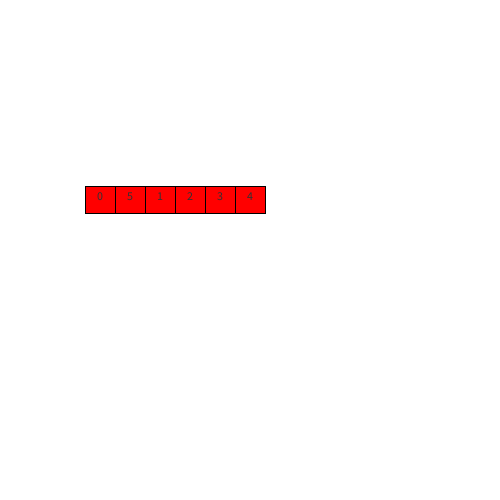
Frame 1 (no input)
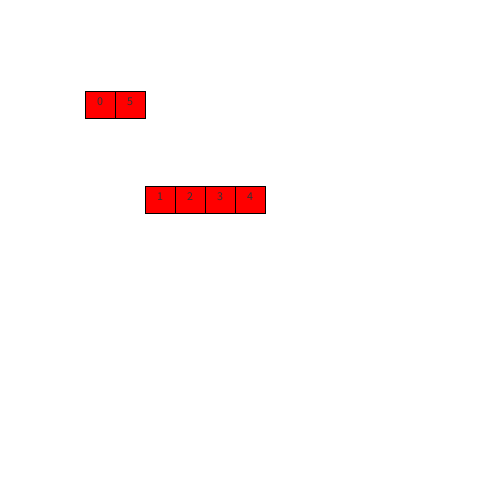
Frame 60 (the mouse pressed at the canvas centre just before this capture)
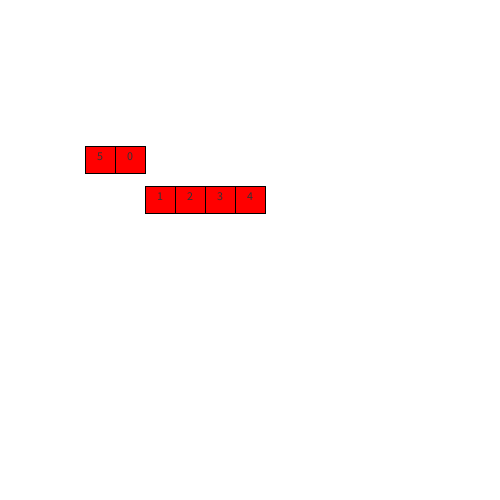
Frame 120 (the mouse held since frame 60 and released just before this capture)

The Processing sketch that drew these frames (run headless with seeded random() and noise(); from frame 60 on, the mouse is pressed at the canvas centre):

// Processing sketch: main
// ── main.pde
/* @pjs pauseOnBlur=true; 
 */

// Aryan Goharzad

//TODO : THESE ARE OUTSIDE EVERYTHING, HAVE TO MOVE SOMEWHERE ELSE

// Constants : 
  final String CMD_RaiseTwo = "raiseTwo";
  final String CMD_LowerTwo = "lowerTwo";
  final String CMD_SwapTwo = "swapTwo";

  final String ALGOR_BUBBLE = "Bubble_Sort";
  final String ALGOR_INSERTION = "Insertion_Sort";
  final String ALGOR_SELECTION = "Selection_Sort";
  
  String input_algor;// = "";//ALGOR_BUBBLE;
  
// End of constants

Prison prison1;
AnimList animList = new AnimList();




void bubbleSort(AnimList animList,int[] input_array){  
   int j;
   boolean flag = true;   // set flag to true to begin first pass
   int temp;   //holding variable

   while ( flag )
   {
          flag= false;    //set flag to false awaiting a possible swap
          for( j=0;  j < input_array.length -1;  j++ )
          {
                 if ( input_array[ j ] < input_array[j+1] )   // change to > for ascending sort
                 {
                       animList.addAnim(CMD_RaiseTwo,j,j+1,prison1);
                       animList.nextFrame();
                       animList.addAnim(CMD_SwapTwo,j,j+1,prison1);
                       animList.nextFrame();
                       animList.addAnim(CMD_LowerTwo,j,j+1,prison1);
                       animList.nextFrame();
                         
                        temp = input_array[ j ];                //swap elements
                        input_array[ j ] = input_array[ j+1 ];
                        input_array[ j+1 ] = temp;
                        flag = true;              //shows a swap occurred  
                } 
          } 
    } 
}

void insertionSort(AnimList animList,int[] input_array)
{
     int j;                     // the number of items sorted so far
     int key;                // the item to be inserted
     int i;  

     for (j = 1; j < input_array.length; j++)    // Start with 1 (not 0)
    {
           key =input_array[ j ];
           for(i = j - 1; (i >= 0) && (input_array[ i ] < key); i--)   // Smaller values are moving up
          {
                 input_array[ i+1 ] = input_array[ i ];
                 animList.addAnim(CMD_RaiseTwo,i,i+1,prison1);
                 animList.nextFrame();
                 animList.addAnim(CMD_SwapTwo,i,i+1,prison1);
                 animList.nextFrame();
                 animList.addAnim(CMD_LowerTwo,i,i+1,prison1);
                 animList.nextFrame();                 
          }
         input_array[ i+1 ] = key;    // Put the key in its proper location
     }
}

void selectionSort(AnimList animList,int[] input_array)
{
     int i, j, first, temp;  
     for ( i = input_array.length - 1; i > 0; i-- )  
     {
          first = 0;   //initialize to subscript of first element
          for(j = 1; j <= i; j ++)   //locate smallest element between positions 1 and i.
          {
               if( input_array[ j ] <input_array[ first ] )         
                 first = j;
          }
          if (first == i) continue; // Extra line?
          animList.addAnim(CMD_RaiseTwo,first,i,prison1);
          animList.nextFrame();
          animList.addAnim(CMD_SwapTwo,first,i,prison1);
          animList.nextFrame();
          animList.addAnim(CMD_LowerTwo,first,i,prison1);
          animList.nextFrame();
          temp = input_array[ first ];   //swap smallest found with element in position i.
          input_array[ first ] = input_array[ i ];
          input_array[ i ] = temp; 
      }           
}

void setAlgor (String algor){
  println("algor set");
  input_algor = algor;
  println(input_algor);
}

Boolean firstRun = false;

void setup() {  
  if(!firstRun){
    print("SETTTUP");
   firstRun = true; 
  }
  print("SETTTUP");
  size(500,500);
  int[] input_array = {0,5,1,2,3,4};
  
  prison1 = new Prison(input_array);
  
   bubbleSort(animList, input_array);
  /*
  if (input_algor == ALGOR_BUBBLE) {
    bubbleSort(animList, input_array);
    print("bubbleSort");  
  } else if (input_algor == ALGOR_INSERTION ) { 
    insertionSort(animList, input_array);
    print("insertionSort");    
  } else if (input_algor == ALGOR_SELECTION) {
    selectionSort(animList, input_array);
    print("selectionSort");
  } else {
    print("non");
  }
  //selectionSort(animList, input_array);
  
  //insertionSort(animList, input_array);
  */
  animList.addPrison(prison1);
  animList.animReady();
  

}

void draw() {
  background(255);
  prison1.display();
  animList.run_anims();
  
}

class AnimList{
  ArrayList anims;  
  ArrayList prisons;
  int anim_group_index;
  String state;
    AnimList(){       
      anim_group_index = 0;
      anims = new ArrayList();       
      prisons = new ArrayList();
      state = "START";
    }

    void animReady(){
      state="READY";
    }
    
    void nextFrame(){
      addAnim("nextFrame",0,0,prison1);
    }

    void addAnim(String cmd,int x, int y,Object obj){
      Anim newAnim = new Anim(cmd,x,y,obj);            
      anims.add(newAnim);           
    }    
    
    void addPrison(Prison newPrison){
      prisons.add(newPrison);
    }

    void run_anims(){      
      if(state=="READY"){
        doTopAnim();
        state ="MOVING";
      }
      if(state=="MOVING"){        
        //println("MOVING:");
        //println(anims.size());
        if(anims.size() > 0 ){

          //Anim topAnim = (Anim)anims.get(0);
          Prison topPrison = (Prison)prisons.get(0);

          Boolean moveAllBoolean = topPrison.move_all();          
          if(moveAllBoolean){
            //println("done one anim");
            state="READY";
          }
        }else{
          state="DONE";
        }
      }else if(state=="DONE"){
        //println("====================");
        //doTopAnim();        
      } else {
       //println("ERROR"); 
      }
    }

    boolean thereYet(){
      Anim topAnim = (Anim)anims.get(0);
      Prison topPrison = (Prison)prisons.get(0);
      return topPrison.thereYet(topAnim.a);
    }

    void doTopAnim(){
      //println("doing top anim");
      if(anim_group_index < anims.size()){
        Anim topAnim;
        Prison topPrison = (Prison)prisons.get(0);
        
        while(anim_group_index<anims.size()){
          
          topAnim = (Anim)anims.get(anim_group_index);
          
          // setGoal according to top anim
          
          if(topAnim.command=="raise"){
            //println("found raise");
            topPrison.setGoal(topAnim.a,100,200,20,40);
            state="Setting raise";
          }else if(topAnim.command==CMD_RaiseTwo){
            //println("----raiseTwo----");
          
            int cellA = topAnim.a;
            int cellB = topAnim.b;                       
            
            topPrison.setGoal(cellA,
                            topPrison.cells[cellA].xpos,
                            topPrison.cells[cellA].ypos-100
                            ,20,40);
            
            topPrison.setGoal(cellB,
                              topPrison.cells[cellB].xpos,
                              topPrison.cells[cellB].ypos-100
                              ,20,40);                             
                 
          }else if(topAnim.command==CMD_SwapTwo){
            //println("----swap----");
            int cellAIndex = topAnim.a;
            int cellBIndex = topAnim.b;
            Cell cellA = topPrison.cells[cellAIndex];
            Cell cellB = topPrison.cells[cellBIndex];
            
            topPrison.setGoal(cellAIndex,
                            cellB.xpos,
                            cellB.ypos
                            ,20,40);
            
            topPrison.setGoal(cellBIndex,
                              cellA.xpos,
                              cellA.ypos
                              ,20,40);
                                
            // swap A  & B:
            topPrison.cells[cellAIndex] = cellB;
            topPrison.cells[cellBIndex] = cellA;
          }else if(topAnim.command==CMD_LowerTwo){
            //println("----lowerTwo----");
            int cellA = topAnim.a;
            int cellB = topAnim.b;                       
            
            topPrison.setGoal(cellA,
                            topPrison.cells[cellA].xpos,
                            topPrison.cells[cellA].ypos+100
                            ,20,40);
            
            topPrison.setGoal(cellB,
                              topPrison.cells[cellB].xpos,
                              topPrison.cells[cellB].ypos+100
                              ,20,40);          
          } else if (topAnim.command=="nextFrame"){
            anim_group_index++;
            break;
          }
       anim_group_index++;      
      }// end of 
    }
        
    }
}

class Anim{
  public String command;
  public int a, b;
  public Object obj;
  Anim(String cmd,int firstElement, int secondElement,Object obj ){
    command = cmd;
    a = firstElement;
    b =secondElement;
  }
}

class Prison {
  public Cell[] cells;
  int cell_width ;
  int cell_height;
 
  Prison(int cell_nums){
    cells = new Cell[cell_nums];
    cell_width=30;
    cell_height=27;
    for(int i=0;i<cell_nums;i++){
      cells[i] = new Cell(i,100+i*cell_width,200,cell_width,cell_height);
    }
  }
  
  Prison(int [] cell_values){
    int cell_nums = cell_values.length;
    cells = new Cell[cell_values.length];
    cell_width=30;
    cell_height=27;
    for(int i=0;i<cell_nums;i++){
      cells[i] = new Cell(cell_values[i],100+i*cell_width,200,cell_width,cell_height);
    }
  }
  
  void setGoal(int i,float x, float y ,int t,int max){
    //println("Setting goal cell:" + i + " x: " + x + " y: " + y);
    cells[i].setGoal(x,y,t,max);
  }

  boolean  thereYet(int i){
    //print("\nChecknig thereYet");
    //print(i);
    
    return cells[i].thereYet();
  }

  void display(){
    for(int i=0;i<cells.length;i++){
      cells[i].display();
    }    
  }
  boolean move_all(){
    //print("\nMove All");
    boolean non_moving = true;
    boolean all_reached = true;
    for(int i=0;i<cells.length;i++){
      if(cells[i].state=="MOVING"){
        non_moving = false;
        //println("Moving cell:");
        //println(i);
        Boolean gotoGoalBoolean = cells[i].gotoGoal();
        all_reached = all_reached & gotoGoalBoolean;
      }
    }
    return non_moving | all_reached;    
  }
}

class Goal{
  float xpos,ypos;
  
  int delay,maxFrames,frames;
  Goal(float x,float y,int t,int max){
    xpos = x;
    ypos = y;
    delay = t;
    maxFrames= max;
    frames=0;
  }
}

class Cell{
  int value;   
  color c;  
  float xpos;
  float ypos;
  int cell_width,cell_height;
  Goal goal;
  String state;
  
  Cell(int init_value,float init_x,float init_y,int cell_width_init,int cell_height_init){
    c = color(255,0,0);
    value =  init_value;
    xpos = init_x;
    ypos = init_y;
    cell_width = cell_width_init;
    cell_height = cell_height_init;
    state = "DONE";
    
  }
  void display() {
    stroke(0);
    fill(c);
    rectMode(CENTER);
    rect(xpos,ypos,cell_width,cell_height);
    textAlign(CENTER);
    fill(50);
    text(value, xpos, ypos);
    fill(0, 102, 153);
  }
  void setGoal(float x, float y,int t,int max){
    //println("Setting goal");
    goal = new Goal(x,y,t,max);
    state = "MOVING";
  }
  boolean gotoGoal(){  
      if(thereYet()){
//        println("reached goal");
        xpos = goal.xpos;
        ypos = goal.ypos;
        state = "DONE"; 
        return true;
      } else {
//        println("(going): " + (goal.frames));
        goal.frames += 1;
        xpos += (goal.xpos-xpos)/goal.delay;
        ypos += (goal.ypos-ypos)/goal.delay;
        return false;
        
      }
  }

  boolean thereYet(){
//    print("\nChecknig if thereYet?");
//    println(state);
    if(goal != null && goal.frames >= goal.maxFrames        
          && (
              ( (xpos > goal.xpos -5) && (xpos < goal.xpos+5) )
              &&
              ( (ypos > goal.ypos -5) && (ypos < goal.ypos+5) )
              )
        ){
//      println("Yes, I'm there!");
      state="DONE";
      return true;
    } 
    else{
      return false;}
  }

}
